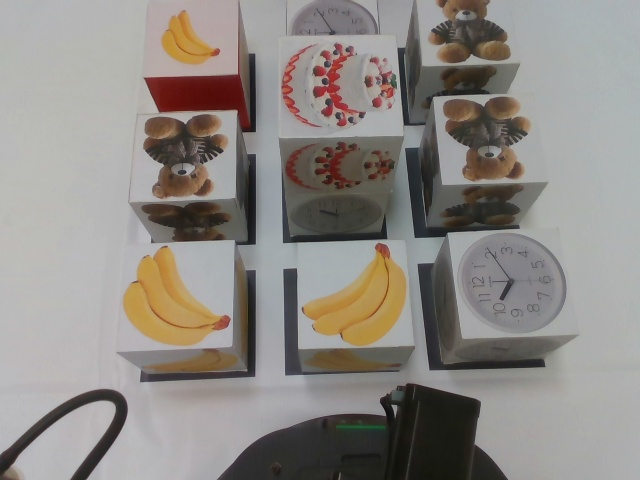
#> input picture .tmp/current_view.jpg, 640 x 480 px, found by its file name
$ python crop.py
#> lines starting #> are read from the running program, lines starting #| are printed output that depends on the picture
import cv2

img = cv2.imread('/home/spark/current_view.jpg')
#> img is the input picture: shape (480, 640, 3); mean B, G, R 133.2, 138, 142.7
h, w, _ = img.shape
#> h = 480; w = 640
cv2.imwrite('/home/spark/crop1.jpg', img[max(0, 190-60):min(h, 190+60), max(0, 341-60):min(w, 341+60)])
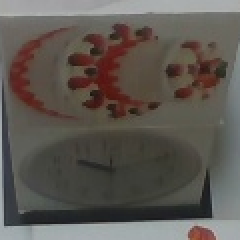
#> saved as crop1.jpg: shape (120, 120, 3) (shown 2 times larger); mean B, G, R 82.1, 88, 93.6
cv2.imwrite('/home/spark/crop2.jpg', img[max(0, 250-40):min(h, 250+40), max(0, 343-55):min(w, 343+55)])
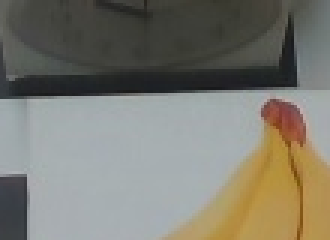
#> saved as crop2.jpg: shape (80, 110, 3) (shown 3 times larger); mean B, G, R 112.9, 122.9, 124.7
print("OK")

$ run again, with .tmp/cake_crop_topcenter.jpg copied over .tmp/current_view.jpg
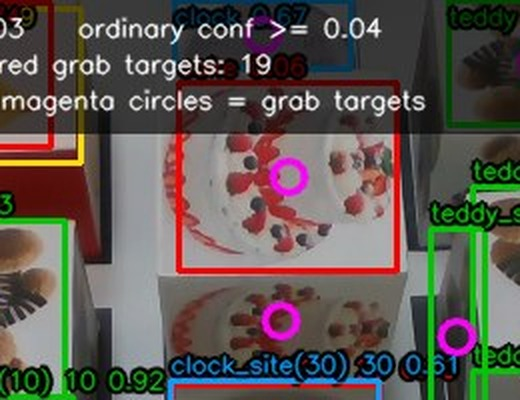
#> input picture .tmp/cake_crop_topcenter.jpg, 520 x 400 px, found by its file name
#> img is the input picture: shape (400, 520, 3); mean B, G, R 81.2, 86.7, 94.2
#> `cv2.imwrite('/home/spark/crop1.jpg', img[max(0, 190-60):min(h, 190+60)..`:
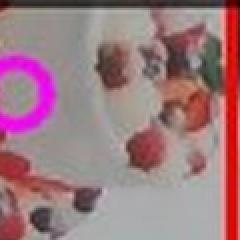
#> saved as crop1.jpg: shape (120, 120, 3) (shown 2 times larger); mean B, G, R 127.8, 122, 157
#> `cv2.imwrite('/home/spark/crop2.jpg', img[max(0, 250-40):min(h, 250+40)..`:
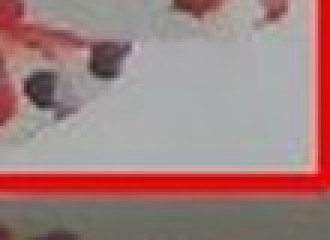
#> saved as crop2.jpg: shape (80, 110, 3) (shown 3 times larger); mean B, G, R 127.8, 129.4, 160.9

$ run again, with .tmp/cake_crop_topleft.jpg copied over .tmp/current_view.jpg
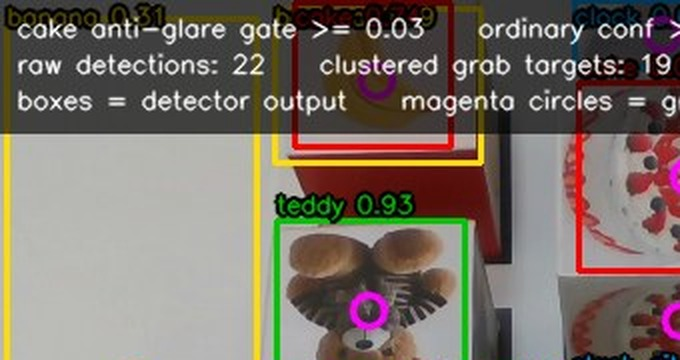
#> input picture .tmp/cake_crop_topleft.jpg, 680 x 360 px, found by its file name
#> img is the input picture: shape (360, 680, 3); mean B, G, R 103.2, 112, 122.6
#> `cv2.imwrite('/home/spark/crop1.jpg', img[max(0, 190-60):min(h, 190+60)..`:
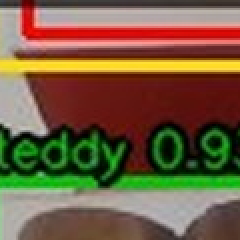
#> saved as crop1.jpg: shape (120, 120, 3) (shown 2 times larger); mean B, G, R 63.4, 92.1, 114.9
#> `cv2.imwrite('/home/spark/crop2.jpg', img[max(0, 250-40):min(h, 250+40)..`:
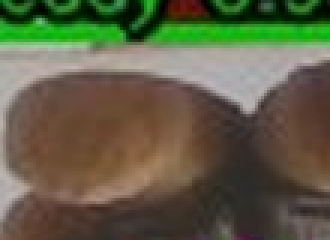
#> saved as crop2.jpg: shape (80, 110, 3) (shown 3 times larger); mean B, G, R 69.7, 94.7, 95.3

$ run again, with .tmp/cake_groups_sheet.jpg copied over .tmp/current_view.jpg
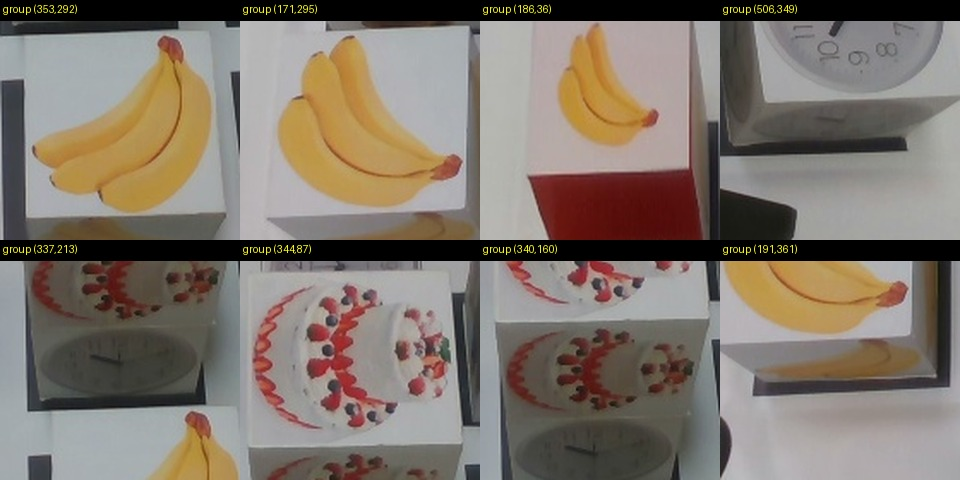
#> input picture .tmp/cake_groups_sheet.jpg, 960 x 480 px, found by its file name
#> img is the input picture: shape (480, 960, 3); mean B, G, R 108.2, 117.9, 128
#> `cv2.imwrite('/home/spark/crop1.jpg', img[max(0, 190-60):min(h, 190+60)..`:
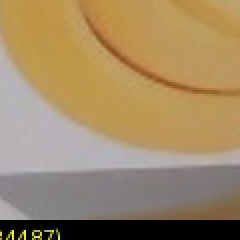
#> saved as crop1.jpg: shape (120, 120, 3) (shown 2 times larger); mean B, G, R 101.4, 137, 159.5
#> `cv2.imwrite('/home/spark/crop2.jpg', img[max(0, 250-40):min(h, 250+40)..`:
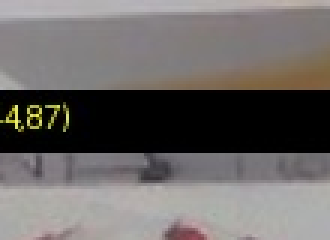
#> saved as crop2.jpg: shape (80, 110, 3) (shown 3 times larger); mean B, G, R 102.7, 104.4, 108.3
